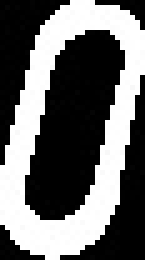
#> input picture python/computer-vision-finalterm/assets/imgs/bike_characters/0/13-32-2109-19-1981.jpg, 29 x 52 px, given as the content of the folder thon/computer-vision-finalterm/assets/imgs/bike_characters/A, which was not available (shown 5 times larger)
$ python characters_dataset_preprocessing.py
#> lines starting #> are read from the running program, lines starting #| are printed output that depends on the picture; after the words box and inside, x2 and y2 are one past the last pixel; in counts of white or black regions, pixels touching at a corner belong together; pictures that were not available may be replaced by others from this repository, and a replacement may not be noted
### python/computer-vision-finalterm/get_path_assests_folder.py
""" SCRIPT TO GET ASSETS FOLDER BASED ON REPOSITORY STRUCTURE """
# Made by https://github.com/san99tiago

# Built-int imports
import os


def get_assets_folder_path():
    # Assets folder which is in the same level of the file
    COMPUTER_VISION_FOLDER = os.path.abspath(
        os.path.dirname(__file__)
    )

    ASSETS_FOLDER_PATH = os.path.abspath(
        os.path.join(COMPUTER_VISION_FOLDER, "assets")
    )
    return ASSETS_FOLDER_PATH


# [2 lines that do not run on import are left out]

### python/computer-vision-finalterm/characters_dataset_preprocessing.py
# Built-in imports
import os
import math
import sys
from glob import glob

# External imports
import numpy as np
import cv2 as cv
import xlsxwriter
from sklearn.preprocessing import StandardScaler # Data scaling
from sklearn import decomposition #PCA
import plotly.express as px
import pandas as pd
import joblib

# My Own imports
import get_path_assests_folder as gpaf

# Get assets folder in repo for the samples
ASSETS_FOLDER = gpaf.get_assets_folder_path()

class CharactersDatasetPreprocessing:
    def __init__(self, model_flag):
        # Model's flag in order to allow save the models
        self.model_flag = model_flag

        # Define the resulted features vector
        self.characters_features = np.array([])

        # Define the first cell of the excel file
        self.row = 0
        self.col = 0

        # Counter that allows to move between the excel's columns
        self.xlx_counter = 1

        # Create a new excel file with a new sheet to work with
        path_dataset_file = os.path.join(
            ASSETS_FOLDER, "xlsx", "letters_dataset.xlsx")
        self.workbook = xlsxwriter.Workbook(path_dataset_file)
        self.worksheet = self.workbook.add_worksheet('characters-data')
        self.worksheet_pca = self.workbook.add_worksheet('characters-data_pca')

    def get_character_paths(self, character):
        # Universal path depending of the extention of the image
        path_characters = os.path.join(
            ASSETS_FOLDER, "imgs", f"bike_characters/{character}/*.jpg")

        # Function to find the images of the dataset
        self.img_names = glob(path_characters)

    def corner_detection(self, image):
        gray = np.float32(image)
        dst = cv.cornerHarris(gray,2,3,0.04)
        #result is dilated for marking the corners, not important
        dst = cv.dilate(dst,None)
        # Threshold for an optimal value, it may vary depending on the image.
        key_variable = dst>0.01*dst.max()

        x = list(np.where(key_variable == True)[0])
        y = list(np.where(key_variable == True)[1])

        xmean = sum(x)
        ymean = sum(y)

        return xmean, ymean

    def character_data_preprocessing(self, character_class):
#> called with character_class = 0
        erode_kernel = cv.getStructuringElement(cv.MORPH_RECT , (2,2))
        dilate_kernel = cv.getStructuringElement(cv.MORPH_RECT, (2,2))
        for fn in self.img_names:
            img = cv.imread(fn, 1)
#> img is the input picture: shape (52, 29, 3); min 0, max 255, mean 105.5

            gray = cv.cvtColor(img,cv.COLOR_BGR2GRAY)
            blur = cv.medianBlur(gray,5)

            # erode filter - to erode an image
            erode_image = cv.erode(blur, erode_kernel, iterations=1)
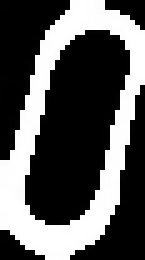
#> erode_image: shape (52, 29) (shown 5 times larger); min 0, max 255, mean 88.3

            # dilate filter - to dilate an image
            dilate_image = cv.dilate(erode_image, dilate_kernel, iterations=1)
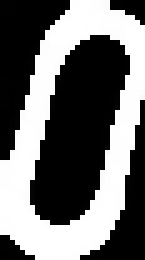
#> dilate_image: shape (52, 29) (shown 5 times larger); min 0, max 255, mean 109.1

            _,binary_image = cv.threshold(dilate_image,0,255,cv.THRESH_BINARY + cv.THRESH_OTSU)
#> binary_image: shape (52, 29); 42.8% white; 1 white region

            # Get the contours of the images
            contours, _ = cv.findContours(binary_image.copy(), cv.RETR_EXTERNAL,cv.CHAIN_APPROX_SIMPLE)
#> contours = 1 contour; box (x1, y1, x2, y2) and area: (0, 0, 29, 52) 1052

            # Process the contornous
            contours = [x for x in contours if (x.shape[0] >= 20)]

            # Get the 7 moments of hu and other characteristics
            for cnt in contours:
                x,y,w,h = cv.boundingRect(cnt)
                cv.rectangle(img,(x,y),(x+w,y+h),(0,0,255),1)
                roi_image = binary_image[
                    y:y+h,
                    x:x+w
                ]

                # Get the region of interest of each one of the images
                img_resize = cv.resize(roi_image,(30, 70), interpolation = cv.INTER_CUBIC)
                _,binary_image_res = cv.threshold(img_resize,0,255,cv.THRESH_BINARY + cv.THRESH_OTSU)
                cv.imshow("img_resize", binary_image_res)
                cv.waitKey(1)

                # Calculate more features based on the corners founded by Harris algorithm
                corner_x, corner_y = self.corner_detection(binary_image_res)

                # Get the contours again in order to make sure that the object has not been corructed
                contours_2, _ = cv.findContours(binary_image_res.copy(), cv.RETR_EXTERNAL,cv.CHAIN_APPROX_SIMPLE)
                for cnt_2 in contours_2:
                    try:
                        # Calculate the object's features
                        x,y,w,h = cv.boundingRect(cnt_2)
                        M = cv.moments(cnt_2)
                        cx = int(M['m10']/M['m00'])
                        cy = int(M['m01']/M['m00'])
                        A = cv.contourArea(cnt_2)
                        p = cv.arcLength(cnt_2,True)
                        Comp = A/float(p*p)
                        Circ = p**2/(4*math.pi*A)
                        r = A/(w*h)
                        RA = w/float(h)
                        Hu = cv.HuMoments(M)

                        # Calculate additional features
                        diago_mean = 0
                        diago_mean1 = 0
                        diago_mean2 = 0
                        diago_mean3 = 0
                        diago_mean4 = 0
                        y_mean = 0
                        x_mean = 0
                        y_mean_half_l = 0
                        x_mean_half_l = 0
                        y_mean_half_u = 0
                        x_mean_half_u = 0
                        y_mean_start = 0
                        x_mean_start = 0
                        y_mean_last = 0
                        x_mean_last = 0
                        for i in iter(range(binary_image_res.shape[0])):
                            for j in iter(range(binary_image_res.shape[1])):
                                if (i == j):
                                    diago_mean += binary_image_res[i,j]
                                    diago_mean1 += binary_image_res[i - 10,j]
                                    diago_mean2 += binary_image_res[i + 10,j]
                                    diago_mean3 += binary_image_res[i - 20,j]
                                    diago_mean4 += binary_image_res[i + 20,j]
                                if (i == int(binary_image_res.shape[0]/2)):
                                    y_mean += binary_image_res[i,j]
                                if (j == int(binary_image_res.shape[1]/2)):
                                    x_mean += binary_image_res[i,j]
                                if (i == int(binary_image_res.shape[0]/4)):
                                    y_mean_half_l += binary_image_res[i,j]
                                if (j == int(binary_image_res.shape[1]/4)):
                                    x_mean_half_l += binary_image_res[i,j]
                                if (i == int((binary_image_res.shape[0]*3)/4)):
                                    y_mean_half_u += binary_image_res[i,j]
                                if (j == int((binary_image_res.shape[1]*3)/4)):
                                    x_mean_half_u += binary_image_res[i,j]
                                if (i == 0):
                                    y_mean_start += binary_image_res[i,j]
                                if (j == 0):
                                    x_mean_start += binary_image_res[i,j]
                                if (i == int(binary_image_res.shape[0]-1)):
                                    y_mean_last += binary_image_res[i,j]
                                if (j == int(binary_image_res.shape[1]-1)):
                                    x_mean_last += binary_image_res[i,j]

                        # Vector with the object's features
                        VectorCarac = np.array([
                            A,
                            p,
                            Comp,
                            Circ,
                            r,
                            RA,
                            diago_mean,
                            diago_mean1,
                            diago_mean2,
                            diago_mean3,
                            diago_mean4,
                            corner_x,
                            corner_y,
                            y_mean,
                            x_mean,
                            y_mean_half_l,
                            x_mean_half_l,
                            y_mean_half_u,
                            x_mean_half_u,
                            y_mean_start,
                            x_mean_start,
                            y_mean_last,
                            x_mean_last,
                            Hu[0][0],
                            Hu[1][0],
                            Hu[2][0],
                            Hu[3][0],
                            Hu[4][0],
                            Hu[5][0],
                            Hu[6][0]],
                            dtype = np.float32
                        )

                        # Add the data to the resulted features vector
                        ys = self.characters_features
                        xs = VectorCarac.reshape((1, VectorCarac.shape[0]))
                        self.characters_features = np.vstack([ys, xs]) if ys.size else xs

                        # Save the data in the excel file
                        self.worksheet.write(self.row, self.col, character_class)
                        self.worksheet_pca.write(self.row, self.col, character_class)
                        for carac in (VectorCarac):
                            self.worksheet.write(self.row, self.xlx_counter, carac)
                            self.xlx_counter += 1
                        self.xlx_counter = 1
                        self.row += 1
                    except:
                        pass
#> this loop made 1 pass
#> (xmean in corner_detection, ymean in corner_detection, corner_x, corner_y) on pass 1: (25731, 11525, 25731, 11525)
#> pass 1, in character_data_preprocessing, `img_resize = cv.resize(roi_image,(30, 70), interpolation = cv.INTER_CU..`:
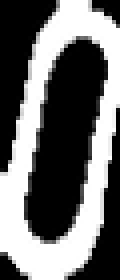
#> img_resize: shape (70, 30) (shown 4 times larger); min 0, max 255, mean 109.1
#> pass 1, in character_data_preprocessing, `_,binary_image_res = cv.threshold(img_resize,0,255,cv.THRESH_BINARY + ..`:
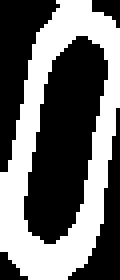
#> binary_image_res: shape (70, 30) (shown 4 times larger); 42.6% white; 1 white region, box (x1, y1, x2, y2) and area: (0, 0, 30, 70) 895
#> pass 1, in corner_detection, `dst = cv.cornerHarris(gray,2,3,0.04)`:
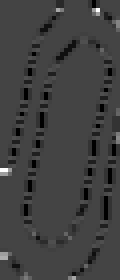
#> dst: shape (70, 30) float32 (shown 4 times larger); min -169130016, max 458335776, mean -9028998; drawn with min black and max white
#> after the loop:
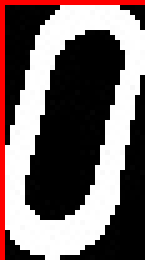
#> img: shape (52, 29, 3) (shown 5 times larger); 5.31% of pixels changed, all inside (x1, y1, x2, y2) = (0, 0, 29, 52)
#> after the loop, self.row = 1

    def principal_component_anaylis(self):
        # Data scaling
        ss = StandardScaler()
        X = ss.fit_transform(self.characters_features)
#> X: shape (26, 30) float32; every value is 0
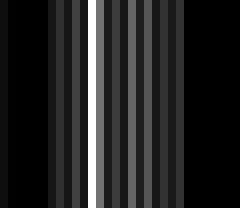
#> self.characters_features: shape (26, 30) float32 (shown 8 times larger); min 1.34e-10, max 25731, mean 3515.8; drawn with min black and max white

        # Perform the PCA analysis
        pca = decomposition.PCA(n_components=30)
#> (the run stopped early here; a loop or call above may not have finished)
